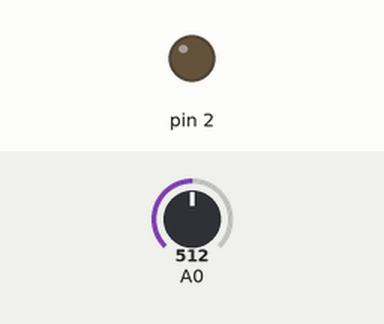
Simulated run of this sketch. Board: Arduino Uno, built with avr-gcc and run on an emulated ATmega328P. Shown: output pins drawn as LEDs (lit = HIGH). The inputs (shaded band) are chosen by the test bench; at power-on: A0 = 512.

Above: at 1.2 s.
1.3 s: A0 set to 209
2.8 s: A0 set to 192
At 4.0 s:
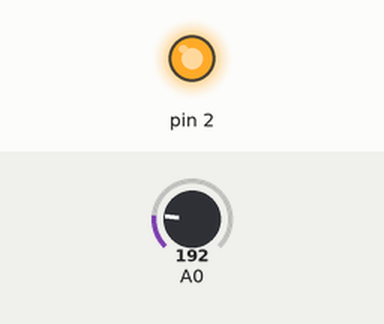
4.3 s: A0 set to 210
At 5.5 s:
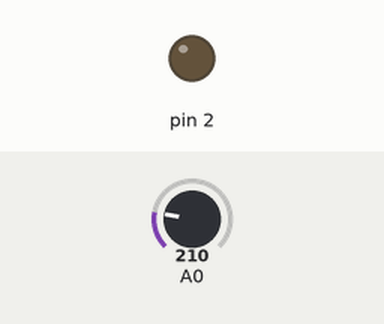
5.8 s: A0 set to 190
At 6.7 s:
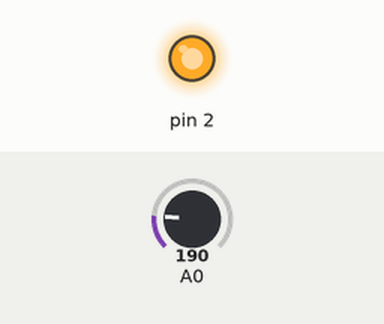
Timing chart, 0 to 8.3 s (numbered marks = the images above; inputs shaded):
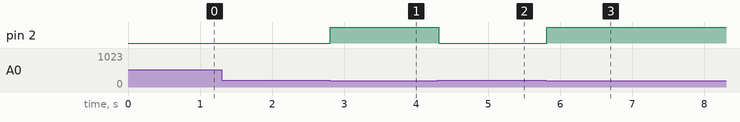

Measured:
- the behaviour switches between 200 and 199 on A0 (found by bisection; images 0 and 1)
- after the input at 1.3 s, every drawn part: stays the same
- after the input at 2.8 s, pin 2: LOW → HIGH at once
- after the input at 4.3 s, pin 2: HIGH → LOW at once
- after the input at 5.8 s, pin 2: LOW → HIGH at once

The sketch:

GameCar_09.03.ino
```cpp
void setup()
{
  pinMode(2, OUTPUT);
}

void loop()
{
  Serial.write(analogRead(0));
  if (200 > analogRead(0))
  {
    digitalWrite(2, HIGH);
  }
  else
  {
    digitalWrite(2, LOW);
  }
  delay(100);
}
```
